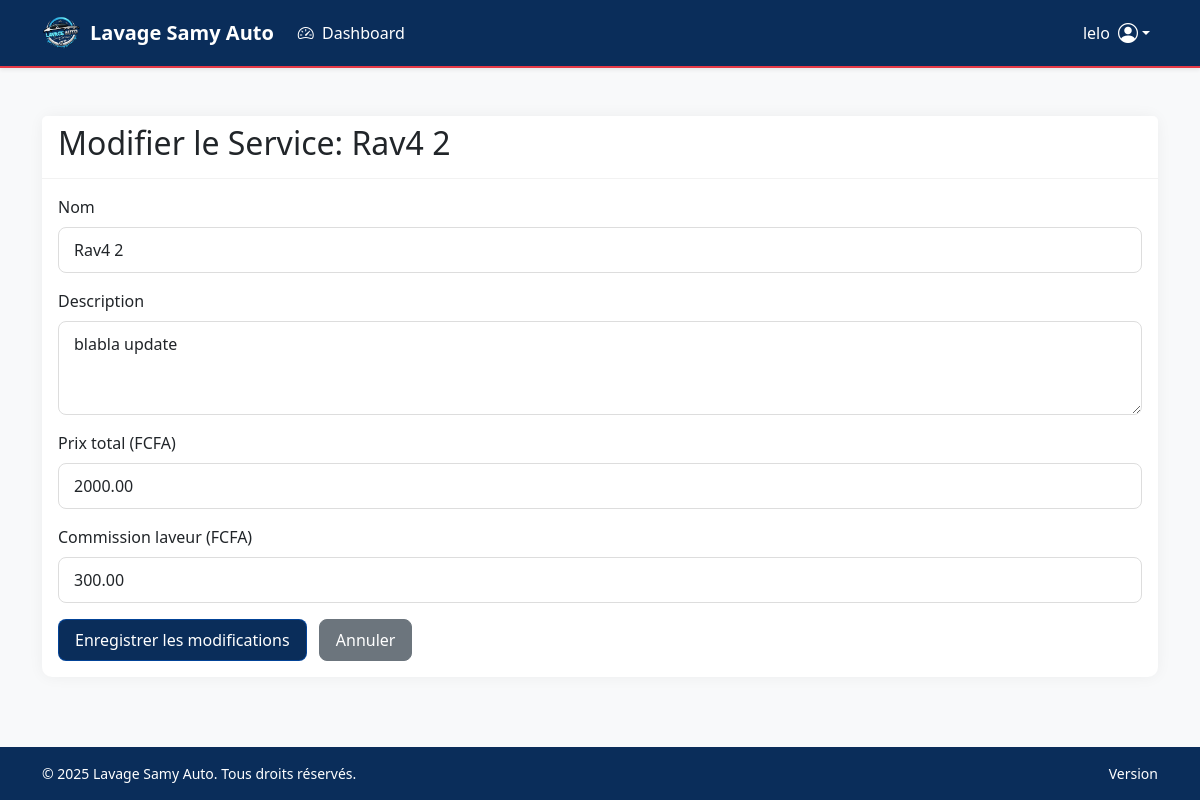
Page /gestion/services/1/modifier/ (signed in) on the committed database.
### core/models.py (models this page shows, shortened)
class User(AbstractUser):
    ROLES = (
        ('admin', 'Admin'),
        ('caissier', 'Caissier'),
        ('laveur', 'Laveur'),
        ('superviseur', 'Superviseur'),
    )
    email = models.EmailField(unique=True)
    USERNAME_FIELD = 'email'
    REQUIRED_FIELDS = ['username']  # username est toujours requis pour AbstractUser
    nom_complet = models.CharField(max_length=100)
    role = models.CharField(max_length=20, choices=ROLES)
    telephone = models.CharField(max_length=20, blank=True)
    adresse = models.CharField(max_length=255, blank=True)
    date_creation = models.DateTimeField(auto_now_add=True)
    class Meta:
        ordering = ['-date_creation']

### gestion/models.py (models this page shows, shortened)
class Service(models.Model):
    nom = models.CharField(max_length=100)
    prix_total = models.DecimalField(max_digits=10, decimal_places=2)
    commission_laveur = models.DecimalField(max_digits=10, decimal_places=2)
    description = models.TextField(blank=True)
    date_creation = models.DateTimeField(auto_now_add=True)
    class Meta:
        ordering = ['-date_creation']
        verbose_name = "Service"
        verbose_name_plural = "Services"

### gestion/views.py (the view, shortened to what this page needs)
# urls.py: path('services/<int:pk>/modifier/', views.ServiceUpdateView.as_view(), name= 'service-update'),
class ServiceUpdateView(LoginRequiredMixin, UserPassesTestMixin, UpdateView):
    model = Service
    form_class = ServiceForm
    template_name = 'gestion/services/update.html'
    success_url = reverse_lazy('gestion:service-list')  # Assurez-vous d'utiliser le bon espace de noms
    def test_func(self):
        return self.request.user.role == 'admin'

### gestion/forms.py
class ServiceForm(forms.ModelForm):
    class Meta:
        model = Service
        fields = ['nom', 'prix_total', 'commission_laveur', 'description']
        widgets = {
            'nom': forms.TextInput(attrs={'class': 'form-control', 'id': 'id_nom'}),
            'description': forms.Textarea(attrs={'class': 'form-control', 'id': 'id_description', 'rows': 3}),
            'prix_total': forms.NumberInput(attrs={'class': 'form-control', 'id': 'id_prix_total', 'min': '0'}),
            'commission_laveur': forms.NumberInput(attrs={'class': 'form-control', 'id': 'id_commission_laveur', 'min': '0'}),
        }

### gestion/templates/gestion/services/update.html (shortened to what this page needs)
{% extends 'base.html' %}
{% load widget_tweaks %}
{% block content %}
<div class="card">
    <div class="card-header">
        <h2>Modifier le Service: {{ form.instance.nom }}</h2>
    </div>
    <div class="card-body">
        <form method="post" novalidate>
            <div class="mb-3">
                <label for="id_nom" class="form-label">Nom</label>
                {{ form.nom }}
            </div>
            <div class="mb-3">
                <label for="id_description" class="form-label">Description</label>
                {{ form.description }}
            </div>
            <div class="mb-3">
                <label for="id_prix_total" class="form-label">Prix total (FCFA)</label>
                {{ form.prix_total }}
            </div>
            <div class="mb-3">
                <label for="id_commission_laveur" class="form-label">Commission laveur (FCFA)</label>
                {{ form.commission_laveur }}
            </div>
            <button type="submit" class="btn btn-primary">Enregistrer les modifications</button>
            <a href="{% url 'gestion:service-list' %}" class="btn btn-secondary ms-2">Annuler</a>
        </form>
    </div>
</div>
{% endblock %}

### core/templates/base.html (shortened to what this page needs)
{% load static %}
<!DOCTYPE html>
<html lang="fr" data-bs-theme="light">
<head>
    <link href="https://cdn.jsdelivr.net/npm/bootstrap@5.3.0/dist/css/bootstrap.min.css" rel="stylesheet">
    <link rel="stylesheet" href="https://cdn.jsdelivr.net/npm/bootstrap-icons@1.10.0/font/bootstrap-icons.css">
    <link href="{% static 'core/css/styles.css' %}" rel="stylesheet">
</head>
<body class="d-flex flex-column min-vh-100">
   <nav class="navbar navbar-expand-lg navbar-dark sticky-top shadow-sm" style="background-color: #0a2d5a; border-bottom: 2px solid #e63946;">
        <div class="container">
            <a class="navbar-brand d-flex align-items-center" href="{% url 'gestion:dashboard' %}">
                <img src="{% static 'core/images/logo.png' %}"
                     alt="Logo Lavage Samy Auto"
                     width="40"
                     height="40"
                     class="d-inline-block align-top me-2"
                     loading="lazy">
                <span class="fw-bold">Lavage Samy Auto</span>
            </a>
            <div class="collapse navbar-collapse" id="mainNavbar">
                <ul class="navbar-nav me-auto">
                    {% if user.is_authenticated %}
                        <li class="nav-item">
                            <a class="nav-link {% if request.resolver_match.url_name == 'dashboard' %}active{% endif %}"
                               href="{% url 'gestion:dashboard' %}">
                                <i class="bi bi-speedometer2 me-1"></i> Dashboard
                            </a>
                        </li>
                    {% endif %}
                </ul>
                <ul class="navbar-nav">
                    {% if user.is_authenticated %}
                    <li class="nav-item dropdown">
                        <a class="nav-link dropdown-toggle d-flex align-items-center"
                           href="#"
                           role="button"
                           data-bs-toggle="dropdown"
                           aria-expanded="false">
                            <span class="me-2 d-none d-sm-inline">{{ user.get_full_name|default:user.username }}</span>
                            <i class="bi bi-person-circle fs-5"></i>
                        </a>
                    </li>
                    {% else %}
                    <li class="nav-item">
                        <a class="nav-link" href="{% url 'login' %}">
                            <i class="bi bi-box-arrow-in-right me-1"></i> Connexion
                        </a>
                    </li>
                    {% endif %}
                </ul>
            </div>
        </div>
    </nav>
    <main class="container flex-grow-1 my-4">
        {% block content %}{% endblock %}
    </main>
  <footer class="py-3 mt-auto" style="background-color: #0a2d5a; color: white;">
        <div class="container">
            <div class="row align-items-center">
                <div class="col-md-6 text-center text-md-start">
                    <p class="mb-0 small">
                        &copy; {% now "Y" %} Lavage Samy Auto. Tous droits réservés.
                    </p>
                </div>
                <div class="col-md-6 text-center text-md-end">
                    <p class="mb-0 small">
                        Version {{ APP_VERSION }}
                    </p>
                </div>
            </div>
        </div>
    </footer>
</body>
</html>

### core/static/core/css/styles.css (style rules this page uses)
body { font-family: 'Segoe UI', Tahoma, Geneva, Verdana, sans-serif; background-color: #f8f9fa; color: #333; }
:root { --primary-blue: #0a2d5a; --accent-blue: #004cb0b5; --light-blue: #a8dadc; --pure-white: #ffffff; }
.card { border: none; border-radius: 10px; box-shadow: 0 0 15px rgba(0, 0, 0, 0.05); margin-bottom: 20px; }
.card-header { background-color: #fff; border-bottom: 1px solid rgba(0, 0, 0, 0.05); font-weight: 600; }
.btn { border-radius: 8px; padding: 8px 16px; font-weight: 500; }
.form-control, .form-select { border-radius: 8px; padding: 10px 15px; border: 1px solid #ddd; }
.nav-link { color: var(--pure-white) !important; transition: all 0.3s; }
footer { background-color: var(--primary-blue) !important; color: var(--pure-white) !important; }
.btn-primary { background-color: var(--primary-blue); border-color: var(--accent-blue); }

### rows in the picture
User: get_full_name "lelo"
Service: instance.nom "Rav4 2", nom "Rav4 2", description "blabla update", prix_total "2000.00", commission_laveur "300.00"
